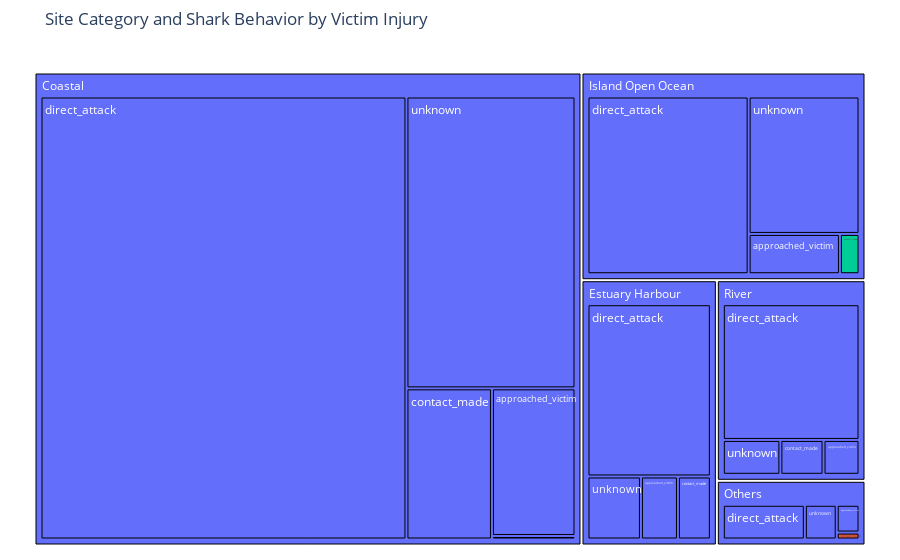

Write notebook code for a chart like this one.
### Code cell
# Prepare data
treemap_data = df[['site_category_cleaned', 'shark_behaviour_generic', 'victim_injury']].dropna()

# Create treemap
treemap_fig = px.treemap(
    treemap_data,
    path=['site_category_cleaned', 'shark_behaviour_generic'],
    color='victim_injury',
    title='Site Category and Shark Behavior by Victim Injury',
    labels={
        'site_category_cleaned': 'Site Category',
        'shark_behaviour_generic': 'Shark Behavior',
        'victim_injury': 'Victim Injury'
    }
)

# Customize layout for full area, no background, and visible separators
treemap_fig.update_traces(
    marker=dict(line=dict(width=1, color='black'))  # Add black lines between sections
)

treemap_fig.update_layout(
    margin=dict(t=50, l=30, r=30, b=10),  # Reduce margins to maximize area
    paper_bgcolor='rgba(0,0,0,0)',  # Transparent background
    plot_bgcolor='rgba(0,0,0,0)'  # Transparent plot area
)

# Show plot
treemap_fig.show()

### Figure 1 — Plotly figure (JSON) as saved in the notebook; plotly's stock layout.template omitted (floating-point values rounded to 4 significant figures)
{"data": [{"branchvalues": "total", "customdata": [["(?)"], ["injured"], ["(?)"], ["(?)"], ["(?)"], ["(?)"], ["(?)"], ["(?)"], ["(?)"], ["(?)"], ["(?)"], ["(?)"], ["uninjured"], ["(?)"], ["(?)"], ["(?)"], ["(?)"], ["(?)"], ["(?)"], ["(?)"], ["(?)"], ["(?)"], ["(?)"], ["(?)"], ["injured"], ["(?)"]], "domain": {"x": [0, 1], "y": [0, 1]}, "hovertemplate": "labels=%{label}<br>count=%{value}<br>parent=%{parent}<br>id=%{id}<br>Victim Injury=%{customdata[0]}<extra></extra>", "ids": ["Coastal/approached_victim", "Coastal/unseen", "River/unknown", "Island Open Ocean/unknown", "River/direct_attack", "Others/direct_attack", "Estuary Harbour/direct_attack", "Coastal/direct_attack", "River/contact_made", "Island Open Ocean/direct_attack", "Others/approached_victim", "River", "Island Open Ocean/contact_made", "Estuary Harbour/contact_made", "Coastal/contact_made", "River/approached_victim", "Coastal/unknown", "Estuary Harbour/unknown", "Others/unknown", "Island Open Ocean/approached_victim", "Estuary Harbour/approached_victim", "Coastal", "Estuary Harbour", "Island Open Ocean", "Others/contact_made", "Others"], "labels": ["approached_victim", "unseen", "unknown", "unknown", "direct_attack", "direct_attack", "direct_attack", "direct_attack", "contact_made", "direct_attack", "approached_victim", "River", "contact_made", "contact_made", "contact_made", "approached_victim", "unknown", "unknown", "unknown", "approached_victim", "approached_victim", "Coastal", "Estuary Harbour", "Island Open Ocean", "contact_made", "Others"], "marker": {"colors": ["#636efa", "#EF553B", "#636efa", "#636efa", "#636efa", "#636efa", "#636efa", "#636efa", "#636efa", "#636efa", "#636efa", "#636efa", "#00cc96", "#636efa", "#636efa", "#636efa", "#636efa", "#636efa", "#636efa", "#636efa", "#636efa", "#636efa", "#636efa", "#636efa", "#EF553B", "#636efa"], "line": {"color": "black", "width": 1}}, "name": "", "parents": ["Coastal", "Coastal", "River", "Island Open Ocean", "River", "Others", "Estuary Harbour", "Coastal", "River", "Island Open Ocean", "Others", "", "Island Open Ocean", "Estuary Harbour", "Coastal", "River", "Coastal", "Estuary Harbour", "Others", "Island Open Ocean", "Estuary Harbour", "", "", "", "Others", ""], "type": "treemap", "values": [42, 1, 8, 58, 74, 18, 82, 552, 6, 109, 4, 93, 3, 8, 44, 5, 168, 13, 7, 14, 9, 807, 112, 184, 1, 30]}], "layout": {"legend": {"tracegroupgap": 0}, "margin": {"b": 10, "l": 30, "r": 30, "t": 50}, "paper_bgcolor": "rgba(0,0,0,0)", "plot_bgcolor": "rgba(0,0,0,0)", "title": {"text": "Site Category and Shark Behavior by Victim Injury"}}}
